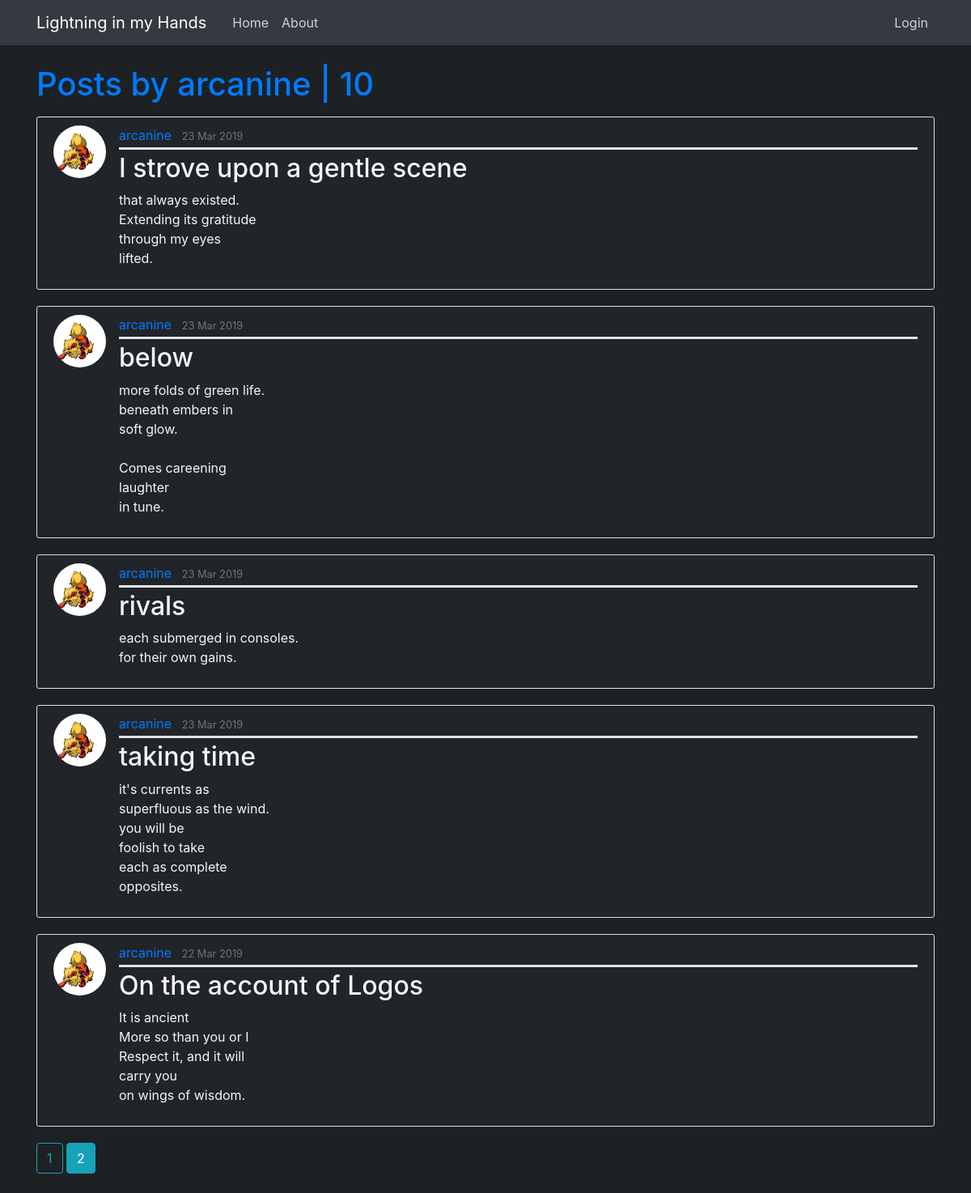
/user/arcanine?page=2, run on the app's committed database.
### lightning_flask/models.py (models this page shows, shortened)
class User(db.Model, UserMixin):
    id = db.Column(db.Integer, primary_key=True)
    username = db.Column(db.String(20), unique=True, nullable=False)
    email = db.Column(db.String(120), unique=True, nullable=False)
    image_file = db.Column(db.String(20), nullable=False, default='default.jpg')
    password = db.Column(db.String(60), nullable=False)
    posts = db.relationship('Post', backref='author', lazy=True)

class Post(db.Model):
    id = db.Column(db.Integer, primary_key=True)
    title = db.Column(db.String(100), nullable=False)
    date_posted = db.Column(db.DateTime, nullable=False, default=datetime.utcnow)
    content = db.Column(db.Text, nullable=False)
    user_id = db.Column(db.Integer, db.ForeignKey('user.id'), nullable=False)

### lightning_flask/users/routes.py (the view)
@users.route("/user/<string:username>")
def user_posts(username):
    page = request.args.get('page', 1, type=int)  # what ever is after the `?` in the URL
    user = User.query.filter_by(username=username).first_or_404()
    posts = Post.query.filter_by(author=user)\
        .order_by(Post.date_posted.desc())\
        .paginate(page=page, per_page=5)
    return render_template('user_posts.html', posts=posts, user=user)

### lightning_flask/templates/user_posts.html
{% extends "layout.html" %}
{% block content %}
<h1 class="mb-3">Posts by {{ user.username }} | {{ posts.total }}</h1>
    {% for post in posts.items %}
        <article class="media content-section">
          <img class="rounded-circle article-img" src="{{ url_for('static', filename='profile_pics/' + post.author.image_file) }}">
          <div class="media-body">
            <div class="article-metadata">
              <a class="mr-2" href="{{ url_for('users.user_posts', username=post.author.username) }}">{{ post.author.username }}</a>
              <small class="text-muted">{{ post.date_posted.strftime('%d %b %Y') }}</small>
            </div>
            <h2><a class="article-title" href="{{ url_for('posts.post', post_id=post.id) }}">{{ post.title }}</a></h2>
            <p class="article-content">{{ post.content }}</p>
          </div>
        </article>
    {% endfor %}
    {% for page_num in posts.iter_pages(left_edge=1, right_edge=1, left_current=1, right_current=2) %}
        {% if page_num %}
            {% if posts.page == page_num %}
              <a class="btn btn-info mb-4" href="{{ url_for('users.user_posts', username=user.username, page=page_num) }}">{{ page_num }}</a>
            {% else %}
              <a class="btn btn-outline-info mb-4" href="{{ url_for('users.user_posts', username=user.username, page=page_num) }}">{{ page_num }}</a>
            {% endif %}
        {% else %}
        ...
        {% endif %}
    {% endfor %}
{% endblock content %}

### lightning_flask/static/dev-main.css (style rules this page uses)
body { background: #1d2124; color: #333333; margin-top: 5rem; }
h1, h2, h3, h4, h5, h6 { color: #007bff; }
p { color: whitesmoke; }
.content-section { background: #212529; padding: 10px 20px; border: 1px solid #dddddd; border-radius: 3px; margin-bottom: 20px; }
.article-title { color: whitesmoke; }
.article-content { white-space: pre-line; }
.article-img { height: 65px; width: 65px; margin-right: 16px; }
.article-metadata { padding-bottom: 3px; margin-bottom: 4px; border-bottom: 3px solid #e3e3e3 }

### data on the page
User: username "arcanine"
Post: image_file (picture), author.username "arcanine", date_posted "23 Mar 2019", title "I strove upon a gentle scene", content "that always existed. Extending its gratitude through my eyes lifted."
Post: image_file (picture), author.username "arcanine", date_posted "23 Mar 2019", title "below", content "more folds of green life. beneath embers in soft glow. Comes careening laughter in tune."
Post: image_file (picture), author.username "arcanine", date_posted "23 Mar 2019", title "rivals", content "each submerged in consoles. for their own gains."
Post: image_file (picture), author.username "arcanine", date_posted "23 Mar 2019", title "taking time", content "it's currents as superfluous as the wind. you will be foolish to take each as complete opposites."
Post: image_file (picture), author.username "arcanine", date_posted "22 Mar 2019", title "On the account of Logos", content "It is ancient More so than you or I Respect it, and it will carry you on wings of wisdom."

### other printed values
{{ posts.total }} "10"
{{ page_num }} "1"
{{ page_num }} "2"
